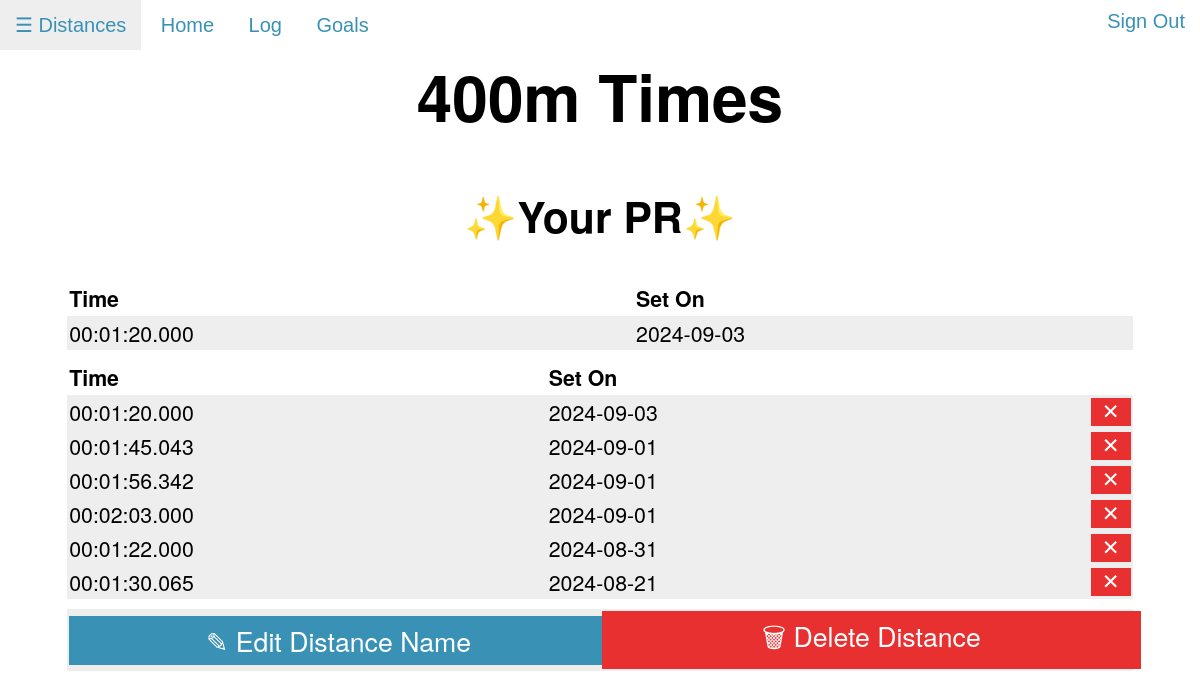
/distance/400m (signed in), run on an earlier commit of the app's database.
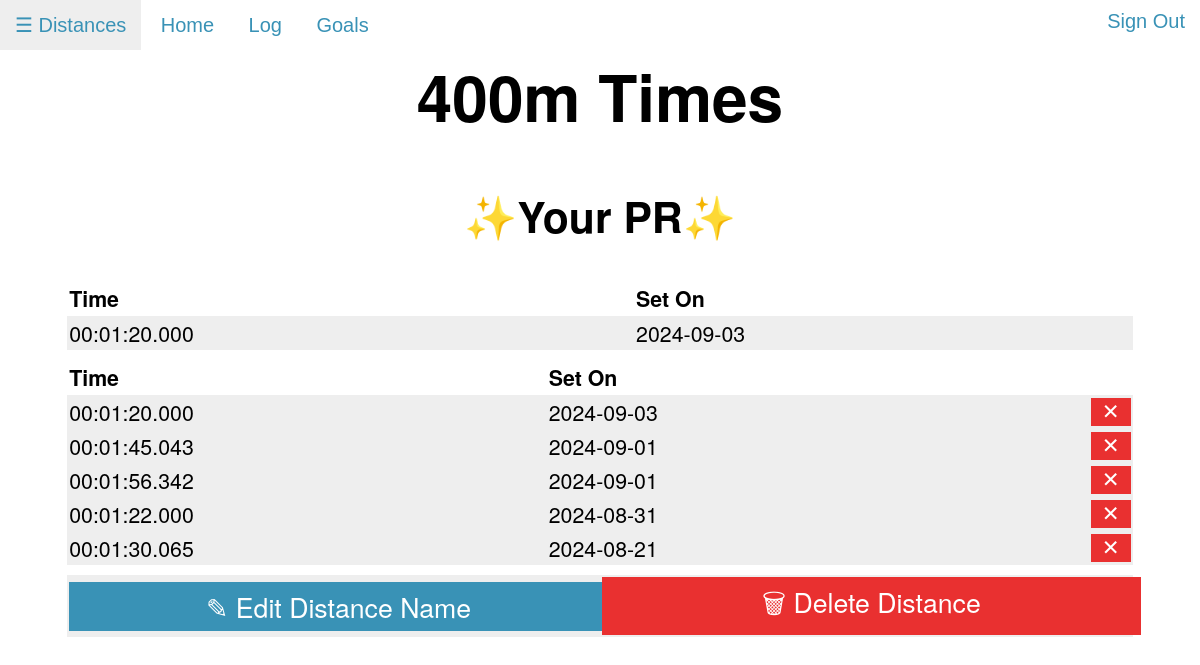
And on a later commit of the database.
### tables this page shows
CREATE TABLE times (id INTEGER PRIMARY KEY AUTOINCREMENT NOT NULL, user_id INTEGER NOT NULL, dist_id INTEGER NOT NULL, h INTEGER NOT NULL, m INTEGER NOT NULL, s INTEGER NOT NULL, ms INTEGER NOT NULL, date TEXT NOT NULL, notes TEXT);

### app.py (the view)
@app.route("/distance/<dist>")
@login_required
def distance(dist):
    times = db.execute("SELECT times.id, times.user_id, h, m, s, ms, date, notes, dist_id FROM times JOIN distances ON times.dist_id = distances.id WHERE times.user_id = ? AND distance = ? ORDER BY date DESC", session["user_id"], dist)
    xArray = []
    yArray = []
    for time in times:
        time["distance"] = db.execute("SELECT distance FROM distances WHERE id = ?", time["dist_id"])[0]["distance"]
        xArray.append(time["date"])
        yArray.append(time["h"] * 3600 + time["m"] * 60 + time["s"] + time["ms"] / 1000)
    pr = get_pr(dist)
    load_dists()
    return render_template("distance.html", dists=dists, dist=dist, times=times, xArr=xArray, yArr=yArray, pr=pr)

### app.py (called while the page is built)
def login_required(f):
    @wraps(f)
    def decorated_function(*args, **kwargs):
        if session.get("user_id") is None:
            return redirect("/login")
        return f(*args, **kwargs)
    return decorated_function

def load_dists():
    dists.clear()
    rows = db.execute("SELECT distance FROM distances WHERE user_id = ?", session["user_id"])
    for row in rows:
        if row["distance"] not in dists:
            dists.append(row["distance"])

def dist_to_id(distance):
    return db.execute("SELECT id FROM distances WHERE distance = ? AND user_id = ?", distance, session["user_id"])[0]["id"]

def get_pr(distance):
    r = db.execute("SELECT * FROM times WHERE dist_id = ? ORDER BY h ASC, m ASC, s ASC, ms ASC, date DESC", dist_to_id(distance))
    if len(r) == 0:
        return {}
    return r[0]

### templates/distance.html (shortened to what this page needs)
{% extends "layout.html" %}
{% block body %}
    <h1>{{ dist }} Times</h1>
    {% if pr == {} %}
    <h2> No times yet!</h2>
    <h2 style="color:var(--light_blue)">Click on Log to start adding new times!</h2>
    {% else %}
    <h2>&#10024;Your PR&#10024;</h2>
    <table>
        <thead class="heading">
            <td>Time</td>
            <td>Set On</td>
        </thead>
        <tr>
            <td>{{ '%02d' % pr["h"] }}:{{ '%02d' % pr["m"] }}:{{ '%02d' % pr["s"] }}.{{ '%03d' % pr["ms"] }}</td>
            <td>{{ pr["date"] }}</td>
        </tr>
    </table>
    <table>
        <thead class="heading">
            <td>Time</td>
            <td>Set On</td>
            <td></td>
        </thead>
        {% for entry in times %}
        <tr>
            <td>
                {{ '%02d' % entry["h"] }}:{{ '%02d' % entry["m"] }}:{{ '%02d' % entry["s"] }}.{{ '%03d' % entry["ms"] }}
            </td>
            <td>{{ entry["date"] }}</td>
            <td>
                <form action="/deleteentry">
                    <button class="trashbutton" type="submit">&#10005;</button>
                </form>
            </td>
        </tr>
        {% endfor %}
    </table>
    {% endif %}
    <table style="width:90%; margin-left:auto; margin-right:auto; margin-top:10px;">
        <tr>
        <td style="width:50%;"><a href="/distance/{{ dist }}/editname" class="edittimelink">&#9998; Edit Distance Name</a></td>
        <td style="width:50%;"><a href="/distance/{{ dist }}/deletedistance" class="deletetimelink">&#128465; Delete Distance</a></td>
        </tr>
    </table>
{% endblock %}

What changed in the data, as far as the page shows it:
removed times: h "00", m "02", s "03", ms "000", date "2024-09-01"
